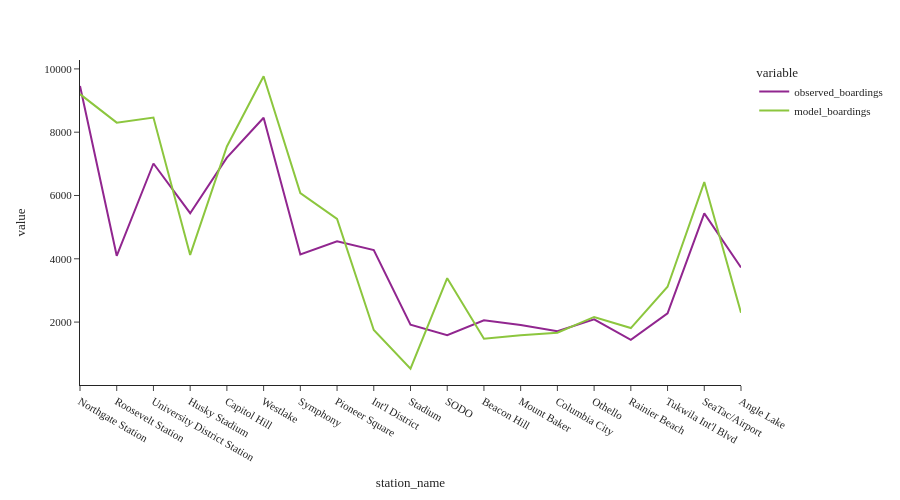

This figure's notebook cell:
### Code cell
fig = px.line(line_1_df[['observed_boardings','model_boardings']])
fig.update_layout(height=500, width=900, font=dict(size=11),
                  yaxis_tickformat = '.00f')
fig.show()

### Figure 1 — Plotly figure (JSON) as saved in the notebook; plotly's stock layout.template omitted (floating-point values rounded to 4 significant figures)
{"data": [{"hovertemplate": "variable=observed_boardings<br>station_name=%{x}<br>value=%{y}<extra></extra>", "legendgroup": "observed_boardings", "line": {"color": "#91268F", "dash": "solid"}, "marker": {"symbol": "circle"}, "mode": "lines", "name": "observed_boardings", "orientation": "v", "showlegend": true, "type": "scatter", "x": ["Northgate Station", "Roosevelt Station", "University District Station", "Husky Stadium", "Capitol Hill", "Westlake", "Symphony", "Pioneer Square", "Int'l District", "Stadium", "SODO", "Beacon Hill", "Mount Baker", "Columbia City", "Othello", "Rainier Beach", "Tukwila Int'l Blvd", "SeaTac/Airport", "Angle Lake"], "xaxis": "x", "y": [9458.0, 4095.0, 7011.0, 5440.0, 7196.0, 8457.0, 4137.0, 4552.0, 4278.0, 1920.0, 1587.0, 2059.0, 1909.0, 1713.0, 2088.0, 1436.0, 2278.0, 5435.0, 3725.0], "yaxis": "y"}, {"hovertemplate": "variable=model_boardings<br>station_name=%{x}<br>value=%{y}<extra></extra>", "legendgroup": "model_boardings", "line": {"color": "#8CC63E", "dash": "solid"}, "marker": {"symbol": "circle"}, "mode": "lines", "name": "model_boardings", "orientation": "v", "showlegend": true, "type": "scatter", "x": ["Northgate Station", "Roosevelt Station", "University District Station", "Husky Stadium", "Capitol Hill", "Westlake", "Symphony", "Pioneer Square", "Int'l District", "Stadium", "SODO", "Beacon Hill", "Mount Baker", "Columbia City", "Othello", "Rainier Beach", "Tukwila Int'l Blvd", "SeaTac/Airport", "Angle Lake"], "xaxis": "x", "y": [9202.0, 8302.0, 8462.0, 4123.0, 7549.0, 9768.0, 6076.0, 5260.0, 1749.0, 525.3, 3385.0, 1474.0, 1586.0, 1665.0, 2162.0, 1812.0, 3117.0, 6424.0, 2298.0], "yaxis": "y"}], "layout": {"font": {"size": 11}, "height": 500, "legend": {"title": {"text": "variable"}, "tracegroupgap": 0}, "margin": {"t": 60}, "width": 900, "xaxis": {"anchor": "y", "domain": [0.0, 1.0], "title": {"text": "station_name"}}, "yaxis": {"anchor": "x", "domain": [0.0, 1.0], "tickformat": ".00f", "title": {"text": "value"}}}}
